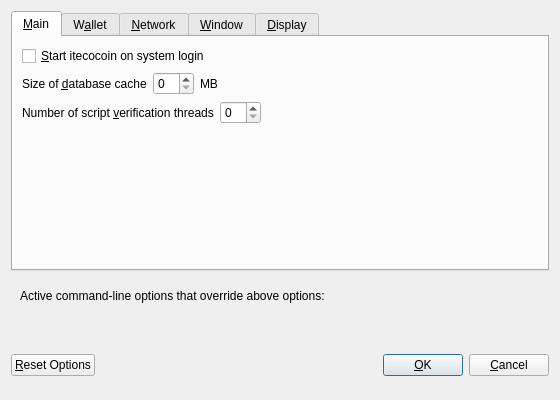
<?xml version="1.0" encoding="UTF-8"?>
<ui version="4.0">
 <class>OptionsDialog</class>
 <widget class="QDialog" name="OptionsDialog">
  <property name="geometry">
   <rect>
    <x>0</x>
    <y>0</y>
    <width>560</width>
    <height>400</height>
   </rect>
  </property>
  <property name="windowTitle">
   <string>Options</string>
  </property>
  <property name="modal">
   <bool>true</bool>
  </property>
  <layout class="QVBoxLayout" name="verticalLayout">
   <item>
    <widget class="QTabWidget" name="tabWidget">
     <property name="currentIndex">
      <number>0</number>
     </property>
     <widget class="QWidget" name="tabMain">
      <attribute name="title">
       <string>&amp;Main</string>
      </attribute>
      <layout class="QVBoxLayout" name="verticalLayout_Main">
       <item>
        <widget class="QCheckBox" name="bitcoinAtStartup">
         <property name="toolTip">
          <string>Automatically start itecocoin after logging in to the system.</string>
         </property>
         <property name="text">
          <string>&amp;Start itecocoin on system login</string>
         </property>
        </widget>
       </item>
       <item>
        <layout class="QHBoxLayout" name="horizontalLayout_2_Main">
         <item>
          <widget class="QLabel" name="databaseCacheLabel">
           <property name="text">
            <string>Size of &amp;database cache</string>
           </property>
           <property name="textFormat">
            <enum>Qt::PlainText</enum>
           </property>
           <property name="buddy">
            <cstring>databaseCache</cstring>
           </property>
          </widget>
         </item>
         <item>
          <widget class="QSpinBox" name="databaseCache"/>
         </item>
         <item>
          <widget class="QLabel" name="databaseCacheUnitLabel">
           <property name="text">
            <string>MB</string>
           </property>
           <property name="textFormat">
            <enum>Qt::PlainText</enum>
           </property>
          </widget>
         </item>
         <item>
          <spacer name="horizontalSpacer_2_Main">
           <property name="orientation">
            <enum>Qt::Horizontal</enum>
           </property>
           <property name="sizeHint" stdset="0">
            <size>
             <width>40</width>
             <height>20</height>
            </size>
           </property>
          </spacer>
         </item>
        </layout>
       </item>
       <item>
        <layout class="QHBoxLayout" name="horizontalLayout_3_Main">
         <item>
          <widget class="QLabel" name="threadsScriptVerifLabel">
           <property name="text">
            <string>Number of script &amp;verification threads</string>
           </property>
           <property name="textFormat">
            <enum>Qt::PlainText</enum>
           </property>
           <property name="buddy">
            <cstring>threadsScriptVerif</cstring>
           </property>
          </widget>
         </item>
         <item>
          <widget class="QSpinBox" name="threadsScriptVerif">
           <property name="toolTip">
            <string>(0 = auto, &lt;0 = leave that many cores free)</string>
           </property>
          </widget>
         </item>
         <item>
          <spacer name="horizontalSpacer_3_Main">
           <property name="orientation">
            <enum>Qt::Horizontal</enum>
           </property>
           <property name="sizeHint" stdset="0">
            <size>
             <width>40</width>
             <height>20</height>
            </size>
           </property>
          </spacer>
         </item>
        </layout>
       </item>
       <item>
        <spacer name="verticalSpacer_Main">
         <property name="orientation">
          <enum>Qt::Vertical</enum>
         </property>
         <property name="sizeHint" stdset="0">
          <size>
           <width>20</width>
           <height>40</height>
          </size>
         </property>
        </spacer>
       </item>
      </layout>
     </widget>
     <widget class="QWidget" name="tabWallet">
      <attribute name="title">
       <string>W&amp;allet</string>
      </attribute>
      <layout class="QVBoxLayout" name="verticalLayout_Wallet">
       <item>
        <widget class="QGroupBox" name="groupBox">
         <property name="title">
          <string>Expert</string>
         </property>
         <layout class="QVBoxLayout" name="verticalLayout_2">
          <item>
           <widget class="QCheckBox" name="coinControlFeatures">
            <property name="toolTip">
             <string>Whether to show coin control features or not.</string>
            </property>
            <property name="text">
             <string>Enable coin &amp;control features</string>
            </property>
           </widget>
          </item>
          <item>
           <widget class="QCheckBox" name="spendZeroConfChange">
            <property name="toolTip">
             <string>If you disable the spending of unconfirmed change, the change from a transaction cannot be used until that transaction has at least one confirmation. This also affects how your balance is computed.</string>
            </property>
            <property name="text">
             <string>&amp;Spend unconfirmed change</string>
            </property>
           </widget>
          </item>
         </layout>
        </widget>
       </item>
       <item>
        <spacer name="verticalSpacer_Wallet">
         <property name="orientation">
          <enum>Qt::Vertical</enum>
         </property>
         <property name="sizeHint" stdset="0">
          <size>
           <width>20</width>
           <height>40</height>
          </size>
         </property>
        </spacer>
       </item>
      </layout>
     </widget>
     <widget class="QWidget" name="tabNetwork">
      <attribute name="title">
       <string>&amp;Network</string>
      </attribute>
      <layout class="QVBoxLayout" name="verticalLayout_Network">
       <item>
        <widget class="QCheckBox" name="mapPortUpnp">
         <property name="toolTip">
          <string>Automatically open the itecocoin client port on the router. This only works when your router supports UPnP and it is enabled.</string>
         </property>
         <property name="text">
          <string>Map port using &amp;UPnP</string>
         </property>
        </widget>
       </item>
       <item>
        <widget class="QCheckBox" name="allowIncoming">
         <property name="toolTip">
          <string>Accept connections from outside</string>
         </property>
         <property name="text">
          <string>Allow incoming connections</string>
         </property>
        </widget>
       </item>
       <item>
        <widget class="QCheckBox" name="connectSocks">
         <property name="toolTip">
          <string>Connect to the itecocoin network through a SOCKS5 proxy.</string>
         </property>
         <property name="text">
          <string>&amp;Connect through SOCKS5 proxy (default proxy):</string>
         </property>
        </widget>
       </item>
       <item>
        <layout class="QHBoxLayout" name="horizontalLayout_1_Network">
         <item>
          <widget class="QLabel" name="proxyIpLabel">
           <property name="text">
            <string>Proxy &amp;IP:</string>
           </property>
           <property name="textFormat">
            <enum>Qt::PlainText</enum>
           </property>
           <property name="buddy">
            <cstring>proxyIp</cstring>
           </property>
          </widget>
         </item>
         <item>
          <widget class="QValidatedLineEdit" name="proxyIp">
           <property name="minimumSize">
            <size>
             <width>140</width>
             <height>0</height>
            </size>
           </property>
           <property name="maximumSize">
            <size>
             <width>140</width>
             <height>16777215</height>
            </size>
           </property>
           <property name="toolTip">
            <string>IP address of the proxy (e.g. IPv4: 127.0.0.1 / IPv6: ::1)</string>
           </property>
          </widget>
         </item>
         <item>
          <widget class="QLabel" name="proxyPortLabel">
           <property name="text">
            <string>&amp;Port:</string>
           </property>
           <property name="textFormat">
            <enum>Qt::PlainText</enum>
           </property>
           <property name="buddy">
            <cstring>proxyPort</cstring>
           </property>
          </widget>
         </item>
         <item>
          <widget class="QLineEdit" name="proxyPort">
           <property name="minimumSize">
            <size>
             <width>55</width>
             <height>0</height>
            </size>
           </property>
           <property name="maximumSize">
            <size>
             <width>55</width>
             <height>16777215</height>
            </size>
           </property>
           <property name="toolTip">
            <string>Port of the proxy (e.g. 9050)</string>
           </property>
          </widget>
         </item>
         <item>
          <spacer name="horizontalSpacer_1_Network">
           <property name="orientation">
            <enum>Qt::Horizontal</enum>
           </property>
           <property name="sizeHint" stdset="0">
            <size>
             <width>40</width>
             <height>20</height>
            </size>
           </property>
          </spacer>
         </item>
        </layout>
       </item>
       <item>
        <spacer name="verticalSpacer_Network">
         <property name="orientation">
          <enum>Qt::Vertical</enum>
         </property>
         <property name="sizeHint" stdset="0">
          <size>
           <width>20</width>
           <height>40</height>
          </size>
         </property>
        </spacer>
       </item>
      </layout>
     </widget>
     <widget class="QWidget" name="tabWindow">
      <attribute name="title">
       <string>&amp;Window</string>
      </attribute>
      <layout class="QVBoxLayout" name="verticalLayout_Window">
       <item>
        <widget class="QCheckBox" name="minimizeToTray">
         <property name="toolTip">
          <string>Show only a tray icon after minimizing the window.</string>
         </property>
         <property name="text">
          <string>&amp;Minimize to the tray instead of the taskbar</string>
         </property>
        </widget>
       </item>
       <item>
        <widget class="QCheckBox" name="minimizeOnClose">
         <property name="toolTip">
          <string>Minimize instead of exit the application when the window is closed. When this option is enabled, the application will be closed only after selecting Quit in the menu.</string>
         </property>
         <property name="text">
          <string>M&amp;inimize on close</string>
         </property>
        </widget>
       </item>
       <item>
        <spacer name="verticalSpacer_Window">
         <property name="orientation">
          <enum>Qt::Vertical</enum>
         </property>
         <property name="sizeHint" stdset="0">
          <size>
           <width>20</width>
           <height>40</height>
          </size>
         </property>
        </spacer>
       </item>
      </layout>
     </widget>
     <widget class="QWidget" name="tabDisplay">
      <attribute name="title">
       <string>&amp;Display</string>
      </attribute>
      <layout class="QVBoxLayout" name="verticalLayout_Display">
       <item>
        <layout class="QHBoxLayout" name="horizontalLayout_1_Display">
         <item>
          <widget class="QLabel" name="langLabel">
           <property name="text">
            <string>User Interface &amp;language:</string>
           </property>
           <property name="textFormat">
            <enum>Qt::PlainText</enum>
           </property>
           <property name="buddy">
            <cstring>lang</cstring>
           </property>
          </widget>
         </item>
         <item>
          <widget class="QValueComboBox" name="lang">
           <property name="toolTip">
            <string>The user interface language can be set here. This setting will take effect after restarting itecocoin.</string>
           </property>
          </widget>
         </item>
        </layout>
       </item>
       <item>
        <layout class="QHBoxLayout" name="horizontalLayout_2_Display">
         <item>
          <widget class="QLabel" name="unitLabel">
           <property name="text">
            <string>&amp;Unit to show amounts in:</string>
           </property>
           <property name="textFormat">
            <enum>Qt::PlainText</enum>
           </property>
           <property name="buddy">
            <cstring>unit</cstring>
           </property>
          </widget>
         </item>
         <item>
          <widget class="QValueComboBox" name="unit">
           <property name="toolTip">
            <string>Choose the default subdivision unit to show in the interface and when sending coins.</string>
           </property>
          </widget>
         </item>
        </layout>
       </item>
       <item>
        <layout class="QHBoxLayout" name="horizontalLayout_3_Display">
         <item>
          <widget class="QLabel" name="thirdPartyTxUrlsLabel">
           <property name="toolTip">
            <string>Third party URLs (e.g. a block explorer) that appear in the transactions tab as context menu items. %s in the URL is replaced by transaction hash. Multiple URLs are separated by vertical bar |.</string>
           </property>
           <property name="text">
            <string>Third party transaction URLs</string>
           </property>
           <property name="buddy">
            <cstring>thirdPartyTxUrls</cstring>
           </property>
          </widget>
         </item>
         <item>
          <widget class="QLineEdit" name="thirdPartyTxUrls">
           <property name="toolTip">
            <string>Third party URLs (e.g. a block explorer) that appear in the transactions tab as context menu items. %s in the URL is replaced by transaction hash. Multiple URLs are separated by vertical bar |.</string>
           </property>
          </widget>
         </item>
        </layout>
       </item>
       <item>
        <spacer name="verticalSpacer_Display">
         <property name="orientation">
          <enum>Qt::Vertical</enum>
         </property>
         <property name="sizeHint" stdset="0">
          <size>
           <width>20</width>
           <height>40</height>
          </size>
         </property>
        </spacer>
       </item>
      </layout>
     </widget>
    </widget>
   </item>
   <item>
    <widget class="QFrame" name="frame">
     <layout class="QVBoxLayout" name="verticalLayout_Bottom">
      <item>
       <layout class="QHBoxLayout" name="horizontalLayout_Bottom">
        <item>
         <widget class="QLabel" name="overriddenByCommandLineInfoLabel">
          <property name="text">
           <string>Active command-line options that override above options:</string>
          </property>
          <property name="textFormat">
           <enum>Qt::PlainText</enum>
          </property>
         </widget>
        </item>
        <item>
         <spacer name="horizontalSpacer_Bottom">
          <property name="orientation">
           <enum>Qt::Horizontal</enum>
          </property>
          <property name="sizeHint" stdset="0">
           <size>
            <width>40</width>
            <height>20</height>
           </size>
          </property>
         </spacer>
        </item>
       </layout>
      </item>
      <item>
       <widget class="QLabel" name="overriddenByCommandLineLabel">
        <property name="text">
         <string/>
        </property>
        <property name="textFormat">
         <enum>Qt::PlainText</enum>
        </property>
        <property name="wordWrap">
         <bool>true</bool>
        </property>
       </widget>
      </item>
     </layout>
    </widget>
   </item>
   <item>
    <layout class="QHBoxLayout" name="horizontalLayout_Buttons">
     <item>
      <widget class="QPushButton" name="resetButton">
       <property name="toolTip">
        <string>Reset all client options to default.</string>
       </property>
       <property name="text">
        <string>&amp;Reset Options</string>
       </property>
       <property name="autoDefault">
        <bool>false</bool>
       </property>
      </widget>
     </item>
     <item>
      <spacer name="horizontalSpacer_1">
       <property name="orientation">
        <enum>Qt::Horizontal</enum>
       </property>
       <property name="sizeHint" stdset="0">
        <size>
         <width>40</width>
         <height>48</height>
        </size>
       </property>
      </spacer>
     </item>
     <item>
      <widget class="QLabel" name="statusLabel">
       <property name="minimumSize">
        <size>
         <width>200</width>
         <height>0</height>
        </size>
       </property>
       <property name="font">
        <font>
         <weight>75</weight>
         <bold>true</bold>
        </font>
       </property>
       <property name="text">
        <string/>
       </property>
       <property name="textFormat">
        <enum>Qt::PlainText</enum>
       </property>
       <property name="wordWrap">
        <bool>true</bool>
       </property>
      </widget>
     </item>
     <item>
      <spacer name="horizontalSpacer_2">
       <property name="orientation">
        <enum>Qt::Horizontal</enum>
       </property>
       <property name="sizeHint" stdset="0">
        <size>
         <width>40</width>
         <height>48</height>
        </size>
       </property>
      </spacer>
     </item>
     <item>
      <widget class="QPushButton" name="okButton">
       <property name="text">
        <string>&amp;OK</string>
       </property>
       <property name="autoDefault">
        <bool>false</bool>
       </property>
       <property name="default">
        <bool>true</bool>
       </property>
      </widget>
     </item>
     <item>
      <widget class="QPushButton" name="cancelButton">
       <property name="text">
        <string>&amp;Cancel</string>
       </property>
       <property name="autoDefault">
        <bool>false</bool>
       </property>
      </widget>
     </item>
    </layout>
   </item>
  </layout>
 </widget>
 <customwidgets>
  <customwidget>
   <class>QValidatedLineEdit</class>
   <extends>QLineEdit</extends>
   <header>qvalidatedlineedit.h</header>
  </customwidget>
  <customwidget>
   <class>QValueComboBox</class>
   <extends>QComboBox</extends>
   <header>qvaluecombobox.h</header>
  </customwidget>
 </customwidgets>
 <resources/>
 <connections/>
</ui>
